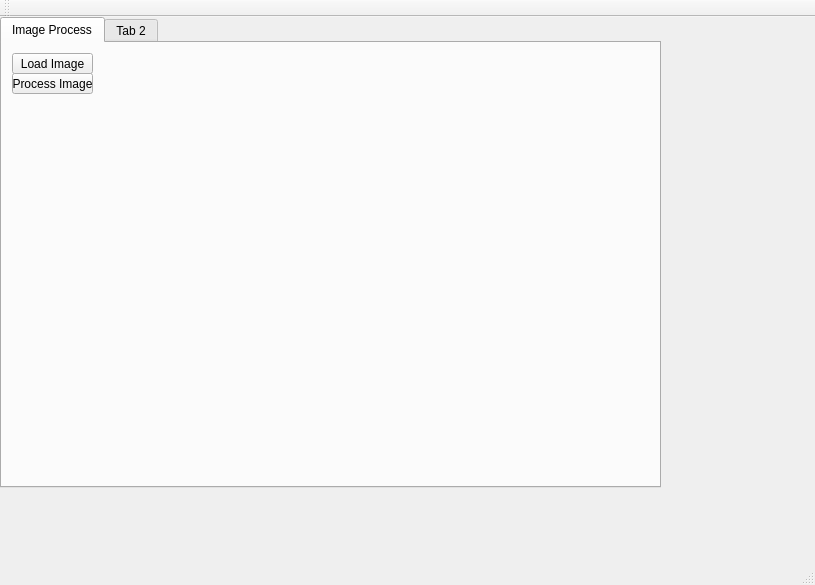
<?xml version="1.0" encoding="UTF-8"?>
<ui version="4.0">
 <class>MainWindow</class>
 <widget class="QMainWindow" name="MainWindow">
  <property name="geometry">
   <rect>
    <x>0</x>
    <y>0</y>
    <width>815</width>
    <height>585</height>
   </rect>
  </property>
  <property name="windowTitle">
   <string>MainWindow</string>
  </property>
  <widget class="QWidget" name="centralWidget">
   <widget class="QTabWidget" name="tabWidget">
    <property name="geometry">
     <rect>
      <x>0</x>
      <y>0</y>
      <width>661</width>
      <height>471</height>
     </rect>
    </property>
    <property name="currentIndex">
     <number>0</number>
    </property>
    <widget class="QWidget" name="tab">
     <attribute name="title">
      <string>Image Process</string>
     </attribute>
     <widget class="QPushButton" name="PBOpenImage">
      <property name="geometry">
       <rect>
        <x>10</x>
        <y>30</y>
        <width>81</width>
        <height>21</height>
       </rect>
      </property>
      <property name="text">
       <string>Process Image</string>
      </property>
     </widget>
     <widget class="QPushButton" name="PBLoadImage">
      <property name="geometry">
       <rect>
        <x>10</x>
        <y>10</y>
        <width>81</width>
        <height>21</height>
       </rect>
      </property>
      <property name="text">
       <string>Load Image</string>
      </property>
     </widget>
     <widget class="QLabel" name="label">
      <property name="geometry">
       <rect>
        <x>30</x>
        <y>80</y>
        <width>161</width>
        <height>111</height>
       </rect>
      </property>
      <property name="text">
       <string/>
      </property>
     </widget>
     <widget class="QLabel" name="label_2">
      <property name="geometry">
       <rect>
        <x>370</x>
        <y>80</y>
        <width>171</width>
        <height>100</height>
       </rect>
      </property>
      <property name="text">
       <string/>
      </property>
     </widget>
    </widget>
    <widget class="QWidget" name="tab_2">
     <attribute name="title">
      <string>Tab 2</string>
     </attribute>
    </widget>
   </widget>
  </widget>
  <widget class="QMenuBar" name="menuBar">
   <property name="geometry">
    <rect>
     <x>0</x>
     <y>0</y>
     <width>815</width>
     <height>21</height>
    </rect>
   </property>
  </widget>
  <widget class="QToolBar" name="mainToolBar">
   <attribute name="toolBarArea">
    <enum>TopToolBarArea</enum>
   </attribute>
   <attribute name="toolBarBreak">
    <bool>false</bool>
   </attribute>
  </widget>
  <widget class="QStatusBar" name="statusBar"/>
 </widget>
 <layoutdefault spacing="6" margin="11"/>
 <resources/>
 <connections/>
</ui>
